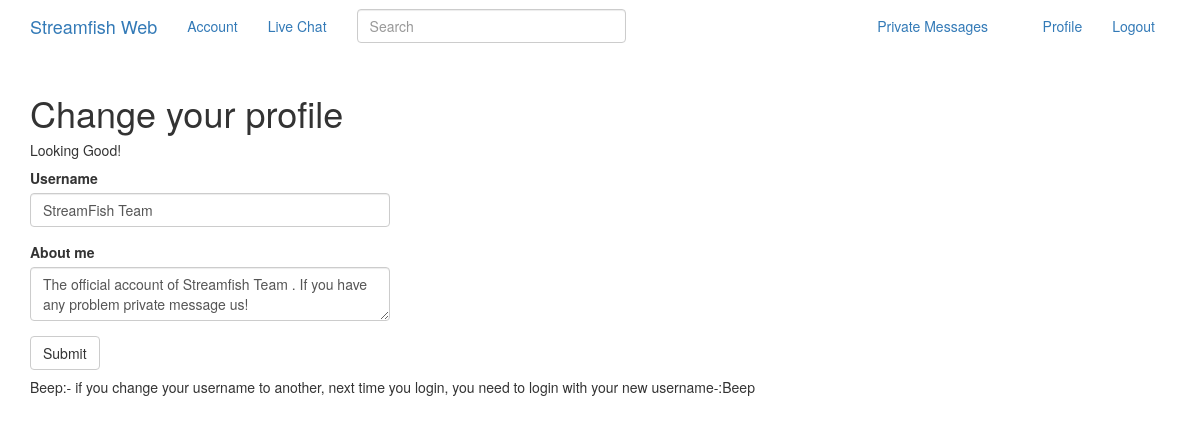
Screenshot of /edit_profile (signed in) with the database file from the repository.
### app/models.py (models this page shows, shortened)
class PaginatedAPIMixin(object):
    @staticmethod
    def to_collection_dict(query, page, per_page, endpoint, **kwargs):
        resources = query.paginate(page, per_page, False)
        data = {
            'items': [item.to_dict() for item in resources.items],
            '_meta': {
                'page': page,
                'per_page': per_page,
                'total_pages': resources.pages,
                'total_items': resources.total
            },
            '_links': {
                'self': url_for(endpoint, page=page, per_page=per_page,
                                **kwargs),
                'next': url_for(endpoint, page=page + 1, per_page=per_page,
                                **kwargs) if resources.has_next else None,
                'prev': url_for(endpoint, page=page - 1, per_page=per_page,
                                **kwargs) if resources.has_prev else None
            }
        }
        return data

class User(UserMixin, PaginatedAPIMixin, db.Model):
    id = db.Column(db.Integer, primary_key=True)
    username = db.Column(db.String(64), index=True, unique=True)
    email = db.Column(db.String(120), index=True, unique=True)
    password_hash = db.Column(db.String(128))
    posts = db.relationship('Post', backref='author', lazy='dynamic')
    about_me = db.Column(db.String(140))
    last_seen = db.Column(db.DateTime, default=datetime.utcnow)
    token = db.Column(db.String(32), index=True, unique=True)
    token_expiration = db.Column(db.DateTime)
    followed = db.relationship(
        'User', secondary=followers,
        primaryjoin=(followers.c.follower_id == id),
        secondaryjoin=(followers.c.followed_id == id),
        backref=db.backref('followers', lazy='dynamic'), lazy='dynamic')
    messages_sent = db.relationship('Message',
                                    foreign_keys='Message.sender_id',
                                    backref='author', lazy='dynamic')
    messages_received = db.relationship('Message',
                                        foreign_keys='Message.recipient_id',
                                        backref='recipient', lazy='dynamic')
    last_message_read_time = db.Column(db.DateTime)
    notifications = db.relationship('Notification', backref='user',
                                    lazy='dynamic')
    tasks = db.relationship('Task', backref='user', lazy='dynamic')
    def new_messages(self):
        last_read_time = self.last_message_read_time or datetime(1900, 1, 1)
        return Message.query.filter_by(recipient=self).filter(
            Message.timestamp > last_read_time).count()
    def get_tasks_in_progress(self):
        return Task.query.filter_by(user=self, complete=False).all()

### app/main/routes.py (the view)
@bp.route('/edit_profile', methods=['GET', 'POST'])
@login_required
def edit_profile():
    form = EditProfileForm(current_user.username)
    if form.validate_on_submit():
        current_user.username = form.username.data
        current_user.about_me = form.about_me.data
        db.session.commit()
        flash(_('Your changes have been saved.'))
        return redirect(url_for('main.edit_profile'))
    elif request.method == 'GET':
        form.username.data = current_user.username
        form.about_me.data = current_user.about_me
    return render_template('edit_profile.html', title=_('Edit Profile'),
                           form=form)

### app/main/forms.py (shortened to what this page needs)
class SearchForm(FlaskForm):
    q = StringField(_l('Search'), validators=[DataRequired()])
    def __init__(self, *args, **kwargs):
        if 'formdata' not in kwargs:
            kwargs['formdata'] = request.args
        if 'csrf_enabled' not in kwargs:
            kwargs['csrf_enabled'] = False
        super(SearchForm, self).__init__(*args, **kwargs)

class EditProfileForm(FlaskForm):
    username = StringField(_l('Username'), validators=[DataRequired()])
    about_me = TextAreaField(_l('About me'),
                             validators=[Length(min=0, max=140)])
    submit = SubmitField(_l('Submit'))
    def __init__(self, original_username, *args, **kwargs):
        super(EditProfileForm, self).__init__(*args, **kwargs)
        self.original_username = original_username

### app/main/routes.py (called while the page is built)
@bp.before_app_request
def before_request():
    if current_user.is_authenticated:
        current_user.last_seen = datetime.utcnow()
        db.session.commit()
        g.search_form = SearchForm()
    g.locale = str(get_locale())

### app/models.py (called while the page is built)
@login.user_loader
def load_user(id):
    return User.query.get(int(id))

    @classmethod
    def before_commit(cls, session):
        session._changes = {
            'add': list(session.new),
            'update': list(session.dirty),
            'delete': list(session.deleted)
        }

    @classmethod
    def after_commit(cls, session):
        for obj in session._changes['add']:
            if isinstance(obj, SearchableMixin):
                add_to_index(obj.__tablename__, obj)
        for obj in session._changes['update']:
            if isinstance(obj, SearchableMixin):
                add_to_index(obj.__tablename__, obj)
        for obj in session._changes['delete']:
            if isinstance(obj, SearchableMixin):
                remove_from_index(obj.__tablename__, obj)
        session._changes = None

### app/templates/edit_profile.html
{% extends "base.html" %}
{% import 'bootstrap/wtf.html' as wtf %}
{% block app_content %}
    <h1>{{ _('Change your profile') }}</h1>
    <h5>{{ _('Looking Good!') }}</h5>
    <div class="row">
        <div class="col-md-4">
            {{ wtf.quick_form(form) }}
        </div>
    </div>
<h5>Beep:- if you change your username to another, next time you login, you need to login with your new username-:Beep</h5>
{% endblock %}

### rows the page displays
User: username "StreamFish Team", about_me "The official account of Streamfish Team . If you have any problem private message us!"
